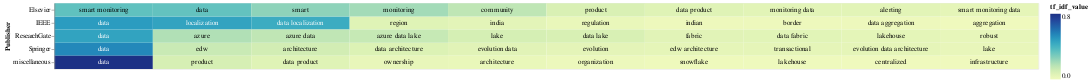

Write notebook code for a chart like this one.
### Code cell
# Select the top terms for each PDF
top_terms_df_publisher = result_df_tfidf_publisher.groupby('Publisher').head(10)

# Add a small random value to 'idf_value' for better visualization
top_terms_df_publisher['tf_idf_value'] = top_terms_df_publisher['tf_idf_value'] + np.random.rand(top_terms_df_publisher.shape[0]) * 0.0001

# Create a base chart
base = alt.Chart(top_terms_df_publisher).encode(
    x=alt.X('rank:O', axis=None),  # Use rank for x-axis
    y='Publisher:N',
    color=alt.Color('tf_idf_value:Q', scale=alt.Scale(scheme='viridis')),
    text='top_word:N'  # Corrected column name to 'topic_word'
).transform_window(
    rank="rank()",
    sort=[alt.SortField("tf_idf_value", order="descending")],
    groupby=["Publisher"]
)

# Create a heatmap
heatmap = base.mark_rect().encode(
    color='tf_idf_value:Q',
)

# Create text labels with conditional color
text = base.mark_text(baseline='middle').encode(
    text='top_word:N',
    color=alt.condition(alt.datum.tf_idf_value >= 0.4, alt.value('white'), alt.value('black'))
)

# Display the heatmap and text labels
chart_publisher = (heatmap + text).properties(width=1500)
chart_publisher

### Figure 1 — Vega-Lite specification as saved in the notebook (floating-point values rounded to 4 significant figures)
{"config": {"view": {"continuousWidth": 300, "continuousHeight": 300}}, "layer": [{"mark": {"type": "rect"}, "encoding": {"color": {"field": "tf_idf_value", "type": "quantitative"}, "text": {"field": "top_word", "type": "nominal"}, "x": {"axis": null, "field": "rank", "type": "ordinal"}, "y": {"field": "Publisher", "type": "nominal"}}, "transform": [{"window": [{"op": "rank", "field": "", "as": "rank"}], "groupby": ["Publisher"], "sort": [{"field": "tf_idf_value", "order": "descending"}]}]}, {"mark": {"type": "text", "baseline": "middle"}, "encoding": {"color": {"condition": {"test": "(datum.tf_idf_value >= 0.4)", "value": "white"}, "value": "black"}, "text": {"field": "top_word", "type": "nominal"}, "x": {"axis": null, "field": "rank", "type": "ordinal"}, "y": {"field": "Publisher", "type": "nominal"}}, "transform": [{"window": [{"op": "rank", "field": "", "as": "rank"}], "groupby": ["Publisher"], "sort": [{"field": "tf_idf_value", "order": "descending"}]}]}], "data": {"name": "data-cd4d8fc260988e9f80f697e535564bb1"}, "width": 1500, "$schema": "https://vega.github.io/schema/vega-lite/v5.15.1.json", "datasets": {"data-cd4d8fc260988e9f80f697e535564bb1": [{"Publisher": "IEEE", "top_word": "data", "tf_idf_value": 0.4858}, {"Publisher": "IEEE", "top_word": "localization", "tf_idf_value": 0.4652}, {"Publisher": "IEEE", "top_word": "data localization", "tf_idf_value": 0.435}, {"Publisher": "IEEE", "top_word": "region", "tf_idf_value": 0.1058}, {"Publisher": "IEEE", "top_word": "india", "tf_idf_value": 0.0925}, {"Publisher": "IEEE", "top_word": "regulation", "tf_idf_value": 0.06881}, {"Publisher": "IEEE", "top_word": "indian", "tf_idf_value": 0.05687}, {"Publisher": "IEEE", "top_word": "border", "tf_idf_value": 0.05578}, {"Publisher": "IEEE", "top_word": "data aggregation", "tf_idf_value": 0.05432}, {"Publisher": "IEEE", "top_word": "aggregation", "tf_idf_value": 0.04978}, {"Publisher": "Springer", "top_word": "data", "tf_idf_value": 0.5379}, {"Publisher": "Springer", "top_word": "edw", "tf_idf_value": 0.1635}, {"Publisher": "Springer", "top_word": "architecture", "tf_idf_value": 0.1435}, {"Publisher": "Springer", "top_word": "data architecture", "tf_idf_value": 0.1155}, {"Publisher": "Springer", "top_word": "evolution data", "tf_idf_value": 0.0999}, {"Publisher": "Springer", "top_word": "evolution", "tf_idf_value": 0.0899}, {"Publisher": "Springer", "top_word": "edw architecture", "tf_idf_value": 0.08588}, {"Publisher": "Springer", "top_word": "transactional", "tf_idf_value": 0.08575}, {"Publisher": "Springer", "top_word": "evolution data architecture", "tf_idf_value": 0.08493}, {"Publisher": "Springer", "top_word": "lake", "tf_idf_value": 0.07574}, {"Publisher": "ResearchGate", "top_word": "data", "tf_idf_value": 0.4653}, {"Publisher": "ResearchGate", "top_word": "azure", "tf_idf_value": 0.2136}, {"Publisher": "ResearchGate", "top_word": "azure data", "tf_idf_value": 0.1853}, {"Publisher": "ResearchGate", "top_word": "azure data lake", "tf_idf_value": 0.1711}, {"Publisher": "ResearchGate", "top_word": "lake", "tf_idf_value": 0.1345}, {"Publisher": "ResearchGate", "top_word": "data lake", "tf_idf_value": 0.1278}, {"Publisher": "ResearchGate", "top_word": "fabric", "tf_idf_value": 0.09891}, {"Publisher": "ResearchGate", "top_word": "data fabric", "tf_idf_value": 0.09754}, {"Publisher": "ResearchGate", "top_word": "lakehouse", "tf_idf_value": 0.08675}, {"Publisher": "ResearchGate", "top_word": "robust", "tf_idf_value": 0.07626}, {"Publisher": "Elsevier", "top_word": "smart monitoring", "tf_idf_value": 0.3559}, {"Publisher": "Elsevier", "top_word": "data", "tf_idf_value": 0.3486}, {"Publisher": "Elsevier", "top_word": "smart", "tf_idf_value": 0.2755}, {"Publisher": "Elsevier", "top_word": "monitoring", "tf_idf_value": 0.2396}, {"Publisher": "Elsevier", "top_word": "community", "tf_idf_value": 0.1873}, {"Publisher": "Elsevier", "top_word": "product", "tf_idf_value": 0.1268}, {"Publisher": "Elsevier", "top_word": "data product", "tf_idf_value": 0.1072}, {"Publisher": "Elsevier", "top_word": "alerting", "tf_idf_value": 0.09738}, {"Publisher": "Elsevier", "top_word": "monitoring data", "tf_idf_value": 0.09739}, {"Publisher": "Elsevier", "top_word": "smart monitoring data", "tf_idf_value": 0.08655}, {"Publisher": "miscellaneous", "top_word": "data", "tf_idf_value": 0.77}, {"Publisher": "miscellaneous", "top_word": "product", "tf_idf_value": 0.1329}, {"Publisher": "miscellaneous", "top_word": "data product", "tf_idf_value": 0.1064}, {"Publisher": "miscellaneous", "top_word": "ownership", "tf_idf_value": 0.07296}, {"Publisher": "miscellaneous", "top_word": "architecture", "tf_idf_value": 0.0689}, {"Publisher": "miscellaneous", "top_word": "organization", "tf_idf_value": 0.06053}, {"Publisher": "miscellaneous", "top_word": "snowflake", "tf_idf_value": 0.05278}, {"Publisher": "miscellaneous", "top_word": "lakehouse", "tf_idf_value": 0.05062}, {"Publisher": "miscellaneous", "top_word": "centralized", "tf_idf_value": 0.04939}, {"Publisher": "miscellaneous", "top_word": "infrastructure", "tf_idf_value": 0.04875}]}}
